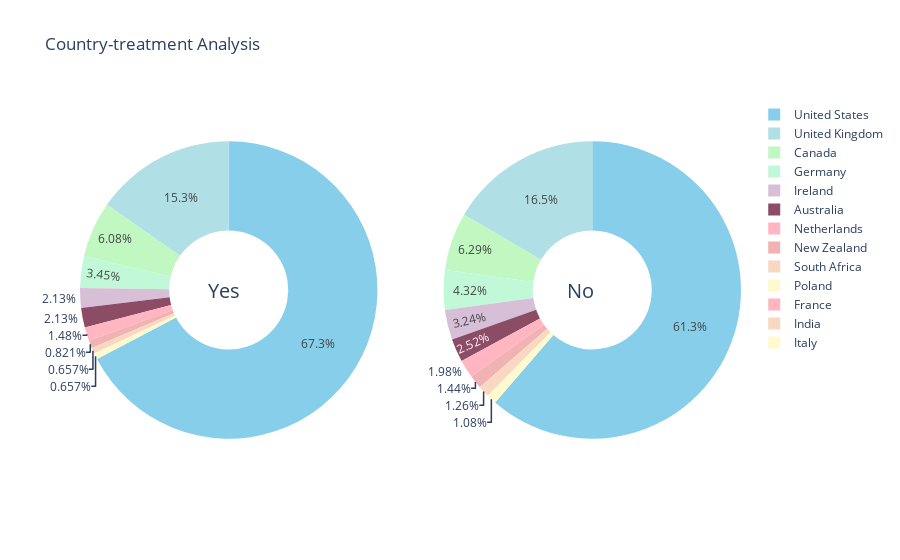

The notebook cell this image was saved under:
### Markdown cell above
<div style="background-color: #d6b39f; border: 2px solid #c48d86; padding: 10px;width: 260px;border-radius: 20px;height: 50px;">
    <span style="color: #F8F8F8;font-family: Times New Roman;font-size: 25px;">Country-wise Analysis</span> 
</div>

### Code cell
fig = make_subplots(rows=1, cols=2, specs=[[{'type':'domain'}, {'type':'domain'}]])
fig.add_trace(go.Pie(labels=df.Country.loc[df.treatment == 'Yes'].value_counts().index.to_list()[:10], values = df.Country.loc[df.treatment == 'Yes'].value_counts()[:10], name="Treatment -Yes", marker=dict(colors=palette)),
              1, 1)
fig.add_trace(go.Pie(labels=df.Country.loc[df.treatment == 'No'].value_counts().index.to_list()[:10], values = df.Country.loc[df.treatment == 'No'].value_counts()[:10], name="Treatment - No", marker=dict(colors=palette)),
              1, 2)

fig.update_traces(hole=.4, hoverinfo="label+percent+name")

fig.update_layout(
    title_text="Country-treatment Analysis",
   
    annotations=[dict(text='Yes', x=0.19, y=0.5, font_size=20, showarrow=False),
                 dict(text='No', x=0.78, y=0.5, font_size=20, showarrow=False)])
fig.show()

### Figure 1 — Plotly figure (JSON) as saved in the notebook; plotly's stock layout.template omitted (floating-point values rounded to 4 significant figures)
{"data": [{"domain": {"x": [0.0, 0.45], "y": [0.0, 1.0]}, "hole": 0.4, "hoverinfo": "label+percent+name", "labels": ["United States", "United Kingdom", "Canada", "Germany", "Ireland", "Australia", "Netherlands", "New Zealand", "South Africa", "Poland"], "marker": {"colors": ["#87CEEB", "#B0E0E6", "#C1F8C1", "#C1F8D8", "#D8BFD8", "#8D4C66", "#FFB6C1", "#F0B2B2", "#F8D8C1", "#FFFACD", "#D2B48C", "#d6b39f", "#c48d86", "#ad6b75"]}, "name": "Treatment -Yes", "type": "pie", "values": [410, 93, 37, 21, 13, 13, 9, 5, 4, 4]}, {"domain": {"x": [0.55, 1.0], "y": [0.0, 1.0]}, "hole": 0.4, "hoverinfo": "label+percent+name", "labels": ["United States", "United Kingdom", "Canada", "Germany", "Netherlands", "Ireland", "France", "Australia", "India", "Italy"], "marker": {"colors": ["#87CEEB", "#B0E0E6", "#C1F8C1", "#C1F8D8", "#D8BFD8", "#8D4C66", "#FFB6C1", "#F0B2B2", "#F8D8C1", "#FFFACD", "#D2B48C", "#d6b39f", "#c48d86", "#ad6b75"]}, "name": "Treatment - No", "type": "pie", "values": [341, 92, 35, 24, 18, 14, 11, 8, 7, 6]}], "layout": {"annotations": [{"font": {"size": 20}, "showarrow": false, "text": "Yes", "x": 0.19, "y": 0.5}, {"font": {"size": 20}, "showarrow": false, "text": "No", "x": 0.78, "y": 0.5}], "title": {"text": "Country-treatment Analysis"}}}
